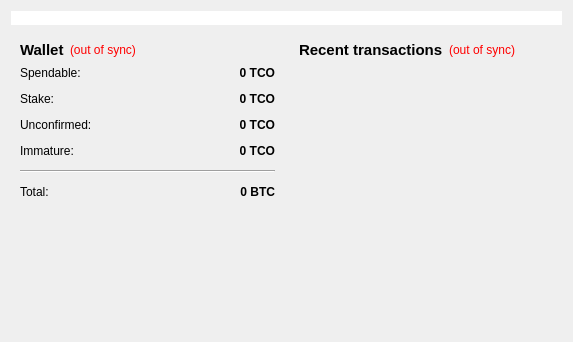
<?xml version="1.0" encoding="UTF-8"?>
<ui version="4.0">
 <class>OverviewPage</class>
 <widget class="QWidget" name="OverviewPage">
  <property name="geometry">
   <rect>
    <x>0</x>
    <y>0</y>
    <width>573</width>
    <height>342</height>
   </rect>
  </property>
  <property name="windowTitle">
   <string>Form</string>
  </property>
  <layout class="QVBoxLayout" name="topLayout">
   <item>
    <widget class="QLabel" name="labelAlerts">
     <property name="visible">
      <bool>false</bool>
     </property>
     <property name="styleSheet">
      <string notr="true">background-color:rgb(255, 255, 255);  color:#000000
</string>
     </property>
     <property name="wordWrap">
      <bool>true</bool>
     </property>
     <property name="margin">
      <number>3</number>
     </property>
    </widget>
   </item>
   <item>
    <layout class="QHBoxLayout" name="horizontalLayout" stretch="1,1">
     <item>
      <layout class="QVBoxLayout" name="verticalLayout_2">
       <item>
        <widget class="QWidget" name="widget" native="true">
         <layout class="QVBoxLayout" name="verticalLayout_4">
          <item>
           <layout class="QHBoxLayout" name="horizontalLayout_4">
            <item>
             <widget class="QLabel" name="label_5">
              <property name="font">
               <font>
                <pointsize>11</pointsize>
                <weight>75</weight>
                <bold>true</bold>
               </font>
              </property>
              <property name="text">
               <string>Wallet</string>
              </property>
             </widget>
            </item>
            <item>
             <widget class="QLabel" name="labelWalletStatus">
              <property name="toolTip">
               <string>The displayed information may be out of date. Your wallet automatically synchronizes with the TryCoin network after a connection is established, but this process has not completed yet.</string>
              </property>
              <property name="styleSheet">
               <string notr="true">QLabel { color: red; }</string>
              </property>
              <property name="text">
               <string notr="true">(out of sync)</string>
              </property>
              <property name="alignment">
               <set>Qt::AlignLeading|Qt::AlignLeft|Qt::AlignVCenter</set>
              </property>
             </widget>
            </item>
            <item>
             <spacer name="horizontalSpacer_2">
              <property name="orientation">
               <enum>Qt::Horizontal</enum>
              </property>
              <property name="sizeHint" stdset="0">
               <size>
                <width>40</width>
                <height>20</height>
               </size>
              </property>
             </spacer>
            </item>
           </layout>
          </item>
          <item>
           <layout class="QFormLayout" name="formLayout_2">
            <property name="fieldGrowthPolicy">
             <enum>QFormLayout::AllNonFixedFieldsGrow</enum>
            </property>
            <property name="horizontalSpacing">
             <number>12</number>
            </property>
            <property name="verticalSpacing">
             <number>12</number>
            </property>
            <item row="0" column="0">
             <widget class="QLabel" name="label">
              <property name="text">
               <string>Spendable:</string>
              </property>
             </widget>
            </item>
            <item row="0" column="1">
             <widget class="QLabel" name="labelBalance">
              <property name="font">
               <font>
                <weight>75</weight>
                <bold>true</bold>
               </font>
              </property>
              <property name="cursor">
               <cursorShape>IBeamCursor</cursorShape>
              </property>
              <property name="toolTip">
               <string>Your current spendable balance</string>
              </property>
              <property name="text">
               <string notr="true">0 TCO</string>
              </property>
              <property name="alignment">
               <set>Qt::AlignRight|Qt::AlignTrailing|Qt::AlignVCenter</set>
              </property>
              <property name="textInteractionFlags">
               <set>Qt::LinksAccessibleByMouse|Qt::TextSelectableByKeyboard|Qt::TextSelectableByMouse</set>
              </property>
             </widget>
            </item>
            <item row="1" column="0">
             <widget class="QLabel" name="label_6">
              <property name="text">
               <string>Stake:</string>
              </property>
             </widget>
            </item>
            <item row="1" column="1">
             <widget class="QLabel" name="labelStake">
              <property name="font">
               <font>
                <weight>75</weight>
                <bold>true</bold>
               </font>
              </property>
              <property name="cursor">
               <cursorShape>IBeamCursor</cursorShape>
              </property>
              <property name="toolTip">
               <string>Total of coins that was staked, and do not yet count toward the current balance</string>
              </property>
              <property name="text">
               <string notr="true">0 TCO</string>
              </property>
              <property name="alignment">
               <set>Qt::AlignRight|Qt::AlignTrailing|Qt::AlignVCenter</set>
              </property>
              <property name="textInteractionFlags">
               <set>Qt::LinksAccessibleByMouse|Qt::TextSelectableByKeyboard|Qt::TextSelectableByMouse</set>
              </property>
             </widget>
            </item>
            <item row="2" column="0">
             <widget class="QLabel" name="label_3">
              <property name="text">
               <string>Unconfirmed:</string>
              </property>
             </widget>
            </item>
            <item row="2" column="1">
             <widget class="QLabel" name="labelUnconfirmed">
              <property name="font">
               <font>
                <weight>75</weight>
                <bold>true</bold>
               </font>
              </property>
              <property name="cursor">
               <cursorShape>IBeamCursor</cursorShape>
              </property>
              <property name="toolTip">
               <string>Total of transactions that have yet to be confirmed, and do not yet count toward the current balance</string>
              </property>
              <property name="text">
               <string notr="true">0 TCO</string>
              </property>
              <property name="alignment">
               <set>Qt::AlignRight|Qt::AlignTrailing|Qt::AlignVCenter</set>
              </property>
              <property name="textInteractionFlags">
               <set>Qt::LinksAccessibleByMouse|Qt::TextSelectableByKeyboard|Qt::TextSelectableByMouse</set>
              </property>
             </widget>
            </item>
            <item row="3" column="0">
             <widget class="QLabel" name="labelImmatureText">
              <property name="text">
               <string>Immature:</string>
              </property>
             </widget>
            </item>
            <item row="3" column="1">
             <widget class="QLabel" name="labelImmature">
              <property name="font">
               <font>
                <weight>75</weight>
                <bold>true</bold>
               </font>
              </property>
              <property name="toolTip">
               <string>Mined balance that has not yet matured</string>
              </property>
              <property name="text">
               <string notr="true">0 TCO</string>
              </property>
              <property name="alignment">
               <set>Qt::AlignRight|Qt::AlignTrailing|Qt::AlignVCenter</set>
              </property>
              <property name="textInteractionFlags">
               <set>Qt::LinksAccessibleByMouse|Qt::TextSelectableByKeyboard|Qt::TextSelectableByMouse</set>
              </property>
             </widget>
            </item>
            <item row="4" column="0" colspan="2">
             <widget class="Line" name="line">
              <property name="orientation">
               <enum>Qt::Horizontal</enum>
              </property>
             </widget>
            </item>
            <item row="5" column="0">
             <widget class="QLabel" name="labelTotalText">
              <property name="text">
               <string>Total:</string>
              </property>
             </widget>
            </item>
            <item row="5" column="1">
             <widget class="QLabel" name="labelTotal">
              <property name="font">
               <font>
                <weight>75</weight>
                <bold>true</bold>
               </font>
              </property>
              <property name="cursor">
               <cursorShape>IBeamCursor</cursorShape>
              </property>
              <property name="toolTip">
               <string>Your current total balance</string>
              </property>
              <property name="text">
               <string notr="true">0 BTC</string>
              </property>
              <property name="alignment">
               <set>Qt::AlignRight|Qt::AlignTrailing|Qt::AlignVCenter</set>
              </property>
              <property name="textInteractionFlags">
               <set>Qt::LinksAccessibleByMouse|Qt::TextSelectableByKeyboard|Qt::TextSelectableByMouse</set>
              </property>
             </widget>
            </item>
           </layout>
          </item>
         </layout>
        </widget>
       </item>
       <item>
        <spacer name="verticalSpacer">
         <property name="orientation">
          <enum>Qt::Vertical</enum>
         </property>
         <property name="sizeHint" stdset="0">
          <size>
           <width>20</width>
           <height>40</height>
          </size>
         </property>
        </spacer>
       </item>
      </layout>
     </item>
     <item>
      <layout class="QVBoxLayout" name="verticalLayout_3">
       <item>
        <widget class="QWidget" name="widget_2" native="true">
         <layout class="QVBoxLayout" name="verticalLayout">
          <item>
           <layout class="QHBoxLayout" name="horizontalLayout_2">
            <item>
             <widget class="QLabel" name="label_4">
              <property name="font">
               <font>
                <pointsize>11</pointsize>
                <weight>75</weight>
                <bold>true</bold>
               </font>
              </property>
              <property name="text">
               <string>&lt;b&gt;Recent transactions&lt;/b&gt;</string>
              </property>
             </widget>
            </item>
            <item>
             <widget class="QLabel" name="labelTransactionsStatus">
              <property name="toolTip">
               <string>The displayed information may be out of date. Your wallet automatically synchronizes with the TryCoin network after a connection is established, but this process has not completed yet.</string>
              </property>
              <property name="styleSheet">
               <string notr="true">QLabel { color: red; }</string>
              </property>
              <property name="text">
               <string notr="true">(out of sync)</string>
              </property>
              <property name="alignment">
               <set>Qt::AlignRight|Qt::AlignTrailing|Qt::AlignVCenter</set>
              </property>
             </widget>
            </item>
            <item>
             <spacer name="horizontalSpacer">
              <property name="orientation">
               <enum>Qt::Horizontal</enum>
              </property>
              <property name="sizeHint" stdset="0">
               <size>
                <width>40</width>
                <height>20</height>
               </size>
              </property>
             </spacer>
            </item>
           </layout>
          </item>
          <item>
           <widget class="QListView" name="listTransactions">
            <property name="styleSheet">
             <string notr="true">QListView { background: transparent; }</string>
            </property>
            <property name="frameShape">
             <enum>QFrame::NoFrame</enum>
            </property>
            <property name="verticalScrollBarPolicy">
             <enum>Qt::ScrollBarAlwaysOff</enum>
            </property>
            <property name="horizontalScrollBarPolicy">
             <enum>Qt::ScrollBarAlwaysOff</enum>
            </property>
            <property name="selectionMode">
             <enum>QAbstractItemView::NoSelection</enum>
            </property>
           </widget>
          </item>
         </layout>
        </widget>
       </item>
      </layout>
     </item>
    </layout>
   </item>
  </layout>
 </widget>
 <resources/>
 <connections/>
</ui>
